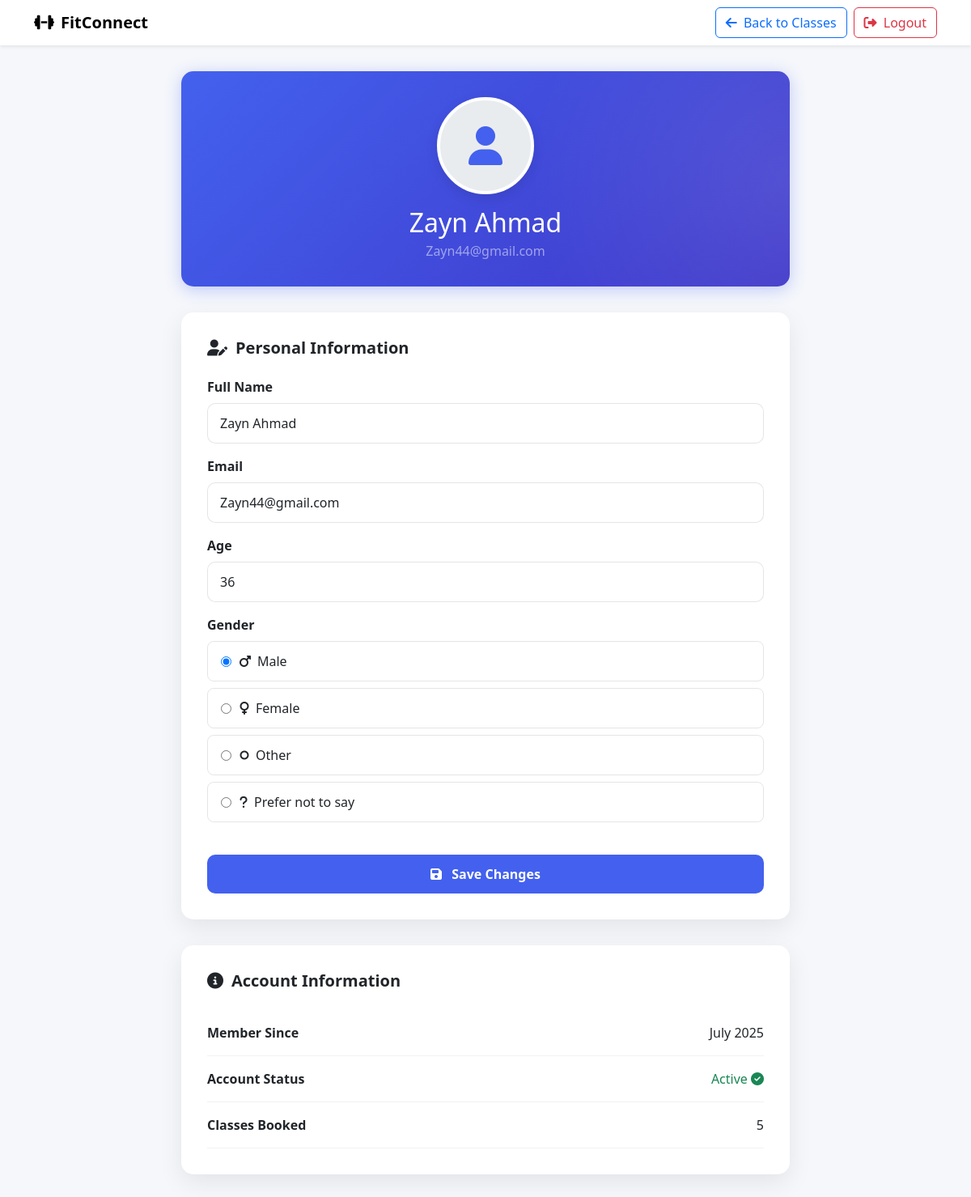
/profile.php (signed in), run on the app's committed database.
### tables this page shows
CREATE TABLE `user` (
  `id` int(11) NOT NULL,
  `name` varchar(100) DEFAULT NULL,
  `age` int(11) DEFAULT NULL,
  `gender` varchar(20) DEFAULT NULL,
  `email` varchar(100) DEFAULT NULL,
  `password` varchar(255) DEFAULT NULL,
  `role` enum('user','coach','nutritionist') NOT NULL DEFAULT 'user'
);

### profile.php (the view, shortened to what this page needs)
<?php
require_once("connection.php");
$user_id = $_SESSION['user_id'];
$stmt = $pdo->prepare("SELECT name, email, age, gender FROM user WHERE id = ?");
$stmt->execute([$user_id]);
$user = $stmt->fetch();
?>
<!DOCTYPE html>
<html lang="en">
<head>
    <link href="https://cdn.jsdelivr.net/npm/bootstrap@5.3.2/dist/css/bootstrap.min.css" rel="stylesheet">
    <link rel="stylesheet" href="https://cdnjs.cloudflare.com/ajax/libs/font-awesome/6.4.0/css/all.min.css">
</head>
<body>
    <nav class="navbar navbar-expand-lg navbar-light bg-white sticky-top shadow-sm">
        <div class="container">
            <a class="navbar-brand fw-bold" href="index.php">
                <i class="fas fa-dumbbell me-2"></i>FitConnect
            </a>
            <div class="d-flex align-items-center">
                <a href="classes.php" class="btn btn-outline-primary me-2">
                    <i class="fas fa-arrow-left me-1"></i> Back to Classes
                </a>
                <a href="logout.php" class="btn btn-outline-danger">
                    <i class="fas fa-sign-out-alt me-1"></i> Logout
                </a>
            </div>
        </div>
    </nav>
    <div class="profile-container">
        <div class="profile-header">
            <div class="profile-pic">
                <i class="fas fa-user"></i>
            </div>
            <h2 class="mb-1"><?= htmlspecialchars($user['name'] ?? 'Your Profile') ?></h2>
            <p class="text-white-50 mb-0"><?= htmlspecialchars($user['email'] ?? '') ?></p>
        </div>
        <div class="profile-card">
            <h3 class="section-title">
                <i class="fas fa-user-edit"></i> Personal Information
            </h3>
            <form method="POST">
                <div class="mb-3">
                    <label for="name" class="form-label">Full Name</label>
                    <input type="text" class="form-control" id="name" name="name"
                           value="<?= htmlspecialchars($user['name'] ?? '') ?>" required>
                </div>
                <div class="mb-3">
                    <label for="email" class="form-label">Email</label>
                    <input type="email" class="form-control" id="email"
                           value="<?= htmlspecialchars($user['email'] ?? '') ?>" readonly>
                </div>
                <div class="mb-3">
                    <label for="age" class="form-label">Age</label>
                    <input type="number" class="form-control" id="age" name="age"
                           value="<?= htmlspecialchars($user['age'] ?? '') ?>" min="13" max="120" required>
                </div>
                <div class="mb-4">
                    <label class="form-label">Gender</label>
                    <div class="gender-options">
                        <label class="gender-option <?= ($user['gender'] ?? '') === 'Male' ? 'active' : '' ?>">
                            <input type="radio" name="gender" value="Male"
                                   <?= ($user['gender'] ?? '') === 'Male' ? 'checked' : '' ?> required>
                            <i class="fas fa-mars me-2"></i> Male
                        </label>
                        <label class="gender-option <?= ($user['gender'] ?? '') === 'Female' ? 'active' : '' ?>">
                            <input type="radio" name="gender" value="Female"
                                   <?= ($user['gender'] ?? '') === 'Female' ? 'checked' : '' ?>>
                            <i class="fas fa-venus me-2"></i> Female
                        </label>
                        <label class="gender-option <?= ($user['gender'] ?? '') === 'Other' ? 'active' : '' ?>">
                            <input type="radio" name="gender" value="Other"
                                   <?= ($user['gender'] ?? '') === 'Other' ? 'checked' : '' ?>>
                            <i class="fas fa-genderless me-2"></i> Other
                        </label>
                        <label class="gender-option <?= ($user['gender'] ?? '') === 'Prefer not to say' ? 'active' : '' ?>">
                            <input type="radio" name="gender" value="Prefer not to say"
                                   <?= ($user['gender'] ?? '') === 'Prefer not to say' ? 'checked' : '' ?>>
                            <i class="fas fa-question me-2"></i> Prefer not to say
                        </label>
                    </div>
                </div>
                <button type="submit" name="update" class="btn btn-save">
                    <i class="fas fa-save me-2"></i> Save Changes
                </button>
            </form>
        </div>
        <div class="profile-card">
            <h3 class="section-title">
                <i class="fas fa-info-circle"></i> Account Information
            </h3>
            <div class="info-item">
                <span class="info-label">Member Since</span>
                <span class="info-value"><?= date('F Y', strtotime($_SESSION['created_at'] ?? 'now')) ?></span>
            </div>
            <div class="info-item">
                <span class="info-label">Account Status</span>
                <span class="info-value text-success">Active <i class="fas fa-check-circle"></i></span>
            </div>
            <div class="info-item">
                <span class="info-label">Classes Booked</span>
                <span class="info-value">5</span>
            </div>
        </div>
    </div>
</body>
</html>

### profile.php (style rules this page uses)
:root { --primary: #4361ee; --secondary: #3f37c9; --accent: #4895ef; --light: #f8f9fa; --dark: #212529; --success: #4cc9f0; --gradient: linear-gradient(135deg, var(--primary), var(--secondary)); }
body { background-color: #f5f7fb; font-family: 'Segoe UI', system-ui, -apple-system, sans-serif; }
.profile-container { max-width: 800px; margin: 2rem auto; padding: 0 1.5rem; }
.profile-header { background: var(--gradient); color: white; border-radius: 15px; padding: 2rem; margin-bottom: 2rem; box-shadow: 0 4px 20px rgba(67, 97, 238, 0.3); text-align: center; position: relative; overflow: hidden; }
.profile-header::before { content: ''; position: absolute; top: -50%; right: -50%; width: 100%; height: 200%; background: radial-gradient(circle, rgba(255,255,255,0.1) 0%, rgba(255,255,255,0) 70%); transform: rotate(30deg); }
.profile-pic { width: 120px; height: 120px; border-radius: 50%; object-fit: cover; border: 4px solid white; box-shadow: 0 5px 15px rgba(0, 0, 0, 0.1); margin-bottom: 1rem; background-color: #e9ecef; display: flex; align-items: center; justify-content: center; margin: 0 auto 1rem; font-size: 3rem; color: var(--primary); }
.profile-card { background: white; border-radius: 15px; box-shadow: 0 10px 30px rgba(0, 0, 0, 0.08); padding: 2rem; margin-bottom: 2rem; }
.section-title { font-weight: 700; color: var(--dark); margin-bottom: 1.5rem; display: flex; align-items: center; gap: 10px; font-size: 1.25rem; }
.form-label { font-weight: 600; color: var(--dark); margin-bottom: 0.5rem; }
.form-control { border-radius: 10px; padding: 12px 15px; border: 1px solid rgba(0, 0, 0, 0.1); transition: all 0.3s ease; }
.btn-save { background: var(--primary); color: white; border: none; border-radius: 10px; padding: 12px 25px; font-weight: 600; transition: all 0.3s ease; width: 100%; margin-top: 1rem; }
.info-item { display: flex; justify-content: space-between; padding: 1rem 0; border-bottom: 1px solid rgba(0, 0, 0, 0.05); }
.info-label { font-weight: 600; color: var(--dark); }
.info-value { color: var(--dark); }
.gender-option { display: flex; align-items: center; padding: 0.75rem 1rem; border-radius: 8px; border: 1px solid rgba(0, 0, 0, 0.1); margin-bottom: 0.5rem; cursor: pointer; transition: all 0.2s ease; }
.gender-option input[type="radio"] { margin-right: 10px; }

### data on the page
user: name "Zayn Ahmad", email "Zayn44@gmail.com", age "36", gender "☑ Male", gender "☐ Female", gender "☐ Other", gender "☐ Prefer not to say"

### other printed values
date('F Y', strtotime($_SESSION['created_at'] ?? 'now')) "July 2025"
